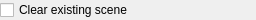
<?xml version="1.0" encoding="UTF-8"?>
<ui version="4.0">
 <class>qCjyxSceneIOOptionsWidget</class>
 <widget class="qCjyxWidget" name="qCjyxSceneIOOptionsWidget">
  <property name="geometry">
   <rect>
    <x>0</x>
    <y>0</y>
    <width>256</width>
    <height>17</height>
   </rect>
  </property>
  <property name="windowTitle">
   <string>Scene Options</string>
  </property>
  <layout class="QHBoxLayout" name="horizontalLayout">
   <property name="margin">
    <number>0</number>
   </property>
   <item>
    <widget class="QCheckBox" name="ClearSceneCheckBox">
     <property name="text">
      <string>Clear existing scene</string>
     </property>
     <property name="checked">
      <bool>false</bool>
     </property>
    </widget>
   </item>
  </layout>
 </widget>
 <customwidgets>
  <customwidget>
   <class>qCjyxWidget</class>
   <extends>QWidget</extends>
   <header>qCjyxWidget.h</header>
   <container>1</container>
  </customwidget>
 </customwidgets>
 <resources/>
 <connections>
 </connections>
</ui>
